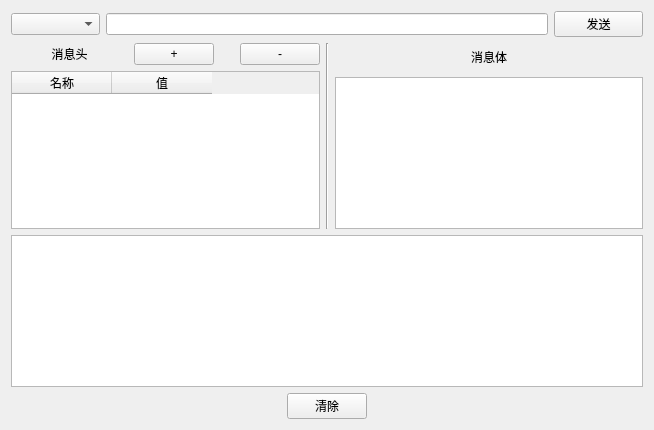
<?xml version="1.0" encoding="UTF-8"?>
<ui version="4.0">
 <class>httpClient</class>
 <widget class="QWidget" name="httpClient">
  <property name="geometry">
   <rect>
    <x>0</x>
    <y>0</y>
    <width>654</width>
    <height>430</height>
   </rect>
  </property>
  <property name="windowTitle">
   <string>Form</string>
  </property>
  <layout class="QVBoxLayout" name="verticalLayout_6">
   <item>
    <layout class="QHBoxLayout" name="horizontalLayout" stretch="1,5,1">
     <item>
      <widget class="QComboBox" name="boxMethod"/>
     </item>
     <item>
      <widget class="QLineEdit" name="editUrl"/>
     </item>
     <item>
      <widget class="QPushButton" name="buttonSend">
       <property name="text">
        <string>发送</string>
       </property>
      </widget>
     </item>
    </layout>
   </item>
   <item>
    <layout class="QHBoxLayout" name="horizontalLayout_8">
     <item>
      <layout class="QVBoxLayout" name="verticalLayout_2">
       <item>
        <layout class="QHBoxLayout" name="horizontalLayout_9">
         <item>
          <widget class="QLabel" name="label">
           <property name="sizePolicy">
            <sizepolicy hsizetype="Preferred" vsizetype="Preferred">
             <horstretch>2</horstretch>
             <verstretch>0</verstretch>
            </sizepolicy>
           </property>
           <property name="text">
            <string>消息头</string>
           </property>
           <property name="alignment">
            <set>Qt::AlignCenter</set>
           </property>
          </widget>
         </item>
         <item>
          <widget class="QPushButton" name="buttonAddHeader">
           <property name="sizePolicy">
            <sizepolicy hsizetype="Minimum" vsizetype="Fixed">
             <horstretch>1</horstretch>
             <verstretch>0</verstretch>
            </sizepolicy>
           </property>
           <property name="text">
            <string>+</string>
           </property>
          </widget>
         </item>
         <item>
          <spacer name="horizontalSpacer">
           <property name="orientation">
            <enum>Qt::Horizontal</enum>
           </property>
           <property name="sizeHint" stdset="0">
            <size>
             <width>20</width>
             <height>20</height>
            </size>
           </property>
          </spacer>
         </item>
         <item>
          <widget class="QPushButton" name="buttonDelHeader">
           <property name="sizePolicy">
            <sizepolicy hsizetype="Minimum" vsizetype="Fixed">
             <horstretch>1</horstretch>
             <verstretch>0</verstretch>
            </sizepolicy>
           </property>
           <property name="text">
            <string>-</string>
           </property>
          </widget>
         </item>
        </layout>
       </item>
       <item>
        <widget class="QTableWidget" name="headersTable">
         <column>
          <property name="text">
           <string>名称</string>
          </property>
         </column>
         <column>
          <property name="text">
           <string>值</string>
          </property>
         </column>
        </widget>
       </item>
      </layout>
     </item>
     <item>
      <widget class="Line" name="line">
       <property name="orientation">
        <enum>Qt::Vertical</enum>
       </property>
      </widget>
     </item>
     <item>
      <layout class="QVBoxLayout" name="verticalLayout_3">
       <item>
        <layout class="QHBoxLayout" name="horizontalLayout_10">
         <property name="topMargin">
          <number>5</number>
         </property>
         <property name="bottomMargin">
          <number>5</number>
         </property>
         <item>
          <widget class="QLabel" name="label_2">
           <property name="text">
            <string>消息体</string>
           </property>
           <property name="alignment">
            <set>Qt::AlignCenter</set>
           </property>
          </widget>
         </item>
        </layout>
       </item>
       <item>
        <widget class="QTextEdit" name="editBody"/>
       </item>
      </layout>
     </item>
    </layout>
   </item>
   <item>
    <widget class="QTextEdit" name="outputWindow"/>
   </item>
   <item>
    <layout class="QHBoxLayout" name="horizontalLayout_11">
     <item>
      <widget class="QPushButton" name="buttonClearLog">
       <property name="sizePolicy">
        <sizepolicy hsizetype="Fixed" vsizetype="Fixed">
         <horstretch>0</horstretch>
         <verstretch>0</verstretch>
        </sizepolicy>
       </property>
       <property name="text">
        <string>清除</string>
       </property>
      </widget>
     </item>
    </layout>
   </item>
  </layout>
 </widget>
 <resources/>
 <connections/>
</ui>
